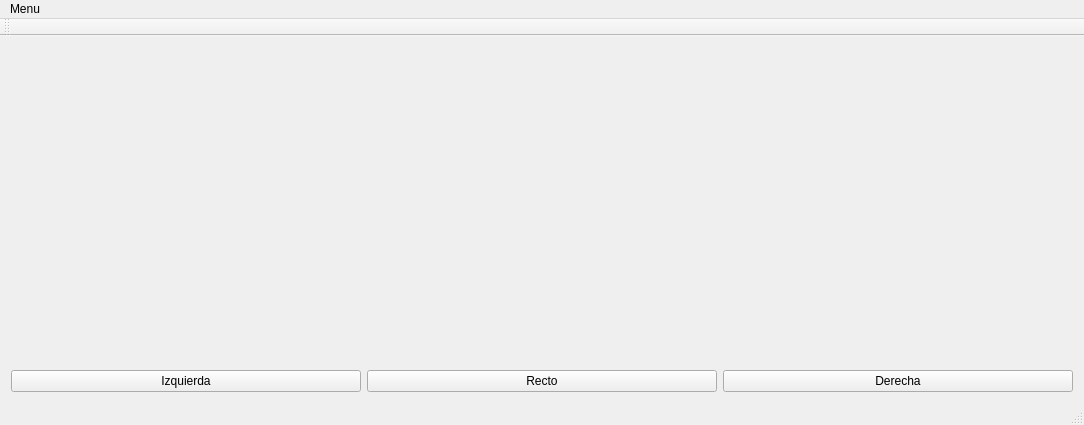
<?xml version="1.0" encoding="UTF-8"?>
<ui version="4.0">
 <class>MainWindow</class>
 <widget class="QMainWindow" name="MainWindow">
  <property name="geometry">
   <rect>
    <x>0</x>
    <y>0</y>
    <width>760</width>
    <height>425</height>
   </rect>
  </property>
  <property name="windowTitle">
   <string>Hover Controller</string>
  </property>
  <widget class="QWidget" name="centralWidget">
   <layout class="QHBoxLayout" name="horizontalLayout">
    <item>
     <layout class="QVBoxLayout" name="verticalLayout">
      <item>
       <layout class="QHBoxLayout" name="horizontalLayout_3">
        <item>
         <spacer name="horizontalSpacer_2">
          <property name="orientation">
           <enum>Qt::Horizontal</enum>
          </property>
          <property name="sizeType">
           <enum>QSizePolicy::Expanding</enum>
          </property>
          <property name="sizeHint" stdset="0">
           <size>
            <width>40</width>
            <height>20</height>
           </size>
          </property>
         </spacer>
        </item>
        <item>
         <widget class="FormMotor" name="widgetMIzquierdo" native="true">
          <property name="minimumSize">
           <size>
            <width>350</width>
            <height>300</height>
           </size>
          </property>
          <property name="maximumSize">
           <size>
            <width>350</width>
            <height>300</height>
           </size>
          </property>
         </widget>
        </item>
        <item>
         <spacer name="horizontalSpacer">
          <property name="orientation">
           <enum>Qt::Horizontal</enum>
          </property>
          <property name="sizeType">
           <enum>QSizePolicy::Expanding</enum>
          </property>
          <property name="sizeHint" stdset="0">
           <size>
            <width>40</width>
            <height>20</height>
           </size>
          </property>
         </spacer>
        </item>
        <item>
         <widget class="FormMotor" name="widgetMDerecho" native="true">
          <property name="minimumSize">
           <size>
            <width>350</width>
            <height>300</height>
           </size>
          </property>
          <property name="maximumSize">
           <size>
            <width>350</width>
            <height>300</height>
           </size>
          </property>
         </widget>
        </item>
        <item>
         <spacer name="horizontalSpacer_3">
          <property name="orientation">
           <enum>Qt::Horizontal</enum>
          </property>
          <property name="sizeType">
           <enum>QSizePolicy::Expanding</enum>
          </property>
          <property name="sizeHint" stdset="0">
           <size>
            <width>40</width>
            <height>20</height>
           </size>
          </property>
         </spacer>
        </item>
        <item>
         <widget class="FormMotor" name="widgetMAtras" native="true">
          <property name="minimumSize">
           <size>
            <width>350</width>
            <height>300</height>
           </size>
          </property>
         </widget>
        </item>
       </layout>
      </item>
      <item>
       <layout class="QHBoxLayout" name="horizontalLayout_2">
        <property name="topMargin">
         <number>0</number>
        </property>
        <item>
         <widget class="QPushButton" name="izqButton">
          <property name="text">
           <string>Izquierda</string>
          </property>
         </widget>
        </item>
        <item>
         <widget class="QPushButton" name="middleButton">
          <property name="text">
           <string>Recto</string>
          </property>
         </widget>
        </item>
        <item>
         <widget class="QPushButton" name="derButton">
          <property name="text">
           <string>Derecha</string>
          </property>
         </widget>
        </item>
       </layout>
      </item>
     </layout>
    </item>
   </layout>
  </widget>
  <widget class="QMenuBar" name="menuBar">
   <property name="geometry">
    <rect>
     <x>0</x>
     <y>0</y>
     <width>760</width>
     <height>22</height>
    </rect>
   </property>
   <widget class="QMenu" name="menuMenu">
    <property name="title">
     <string>Menu</string>
    </property>
    <addaction name="actionSerial"/>
   </widget>
   <addaction name="menuMenu"/>
  </widget>
  <widget class="QToolBar" name="mainToolBar">
   <attribute name="toolBarArea">
    <enum>TopToolBarArea</enum>
   </attribute>
   <attribute name="toolBarBreak">
    <bool>false</bool>
   </attribute>
  </widget>
  <widget class="QStatusBar" name="statusBar"/>
  <action name="actionSerial">
   <property name="text">
    <string>Serial</string>
   </property>
   <property name="shortcut">
    <string>Ctrl+O</string>
   </property>
  </action>
 </widget>
 <layoutdefault spacing="6" margin="11"/>
 <customwidgets>
  <customwidget>
   <class>FormMotor</class>
   <extends>QWidget</extends>
   <header>formmotor.h</header>
   <container>1</container>
  </customwidget>
 </customwidgets>
 <resources/>
 <connections/>
</ui>
